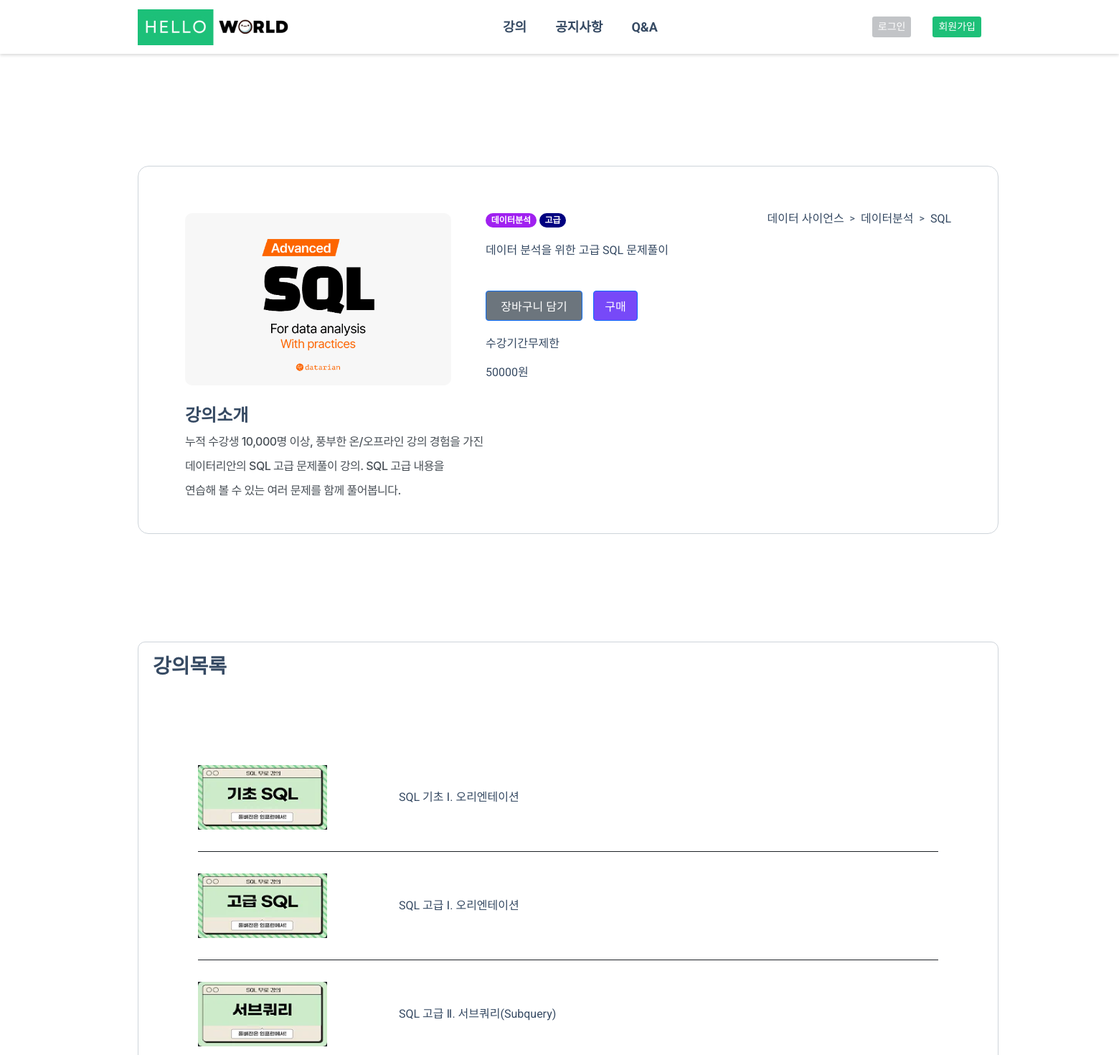
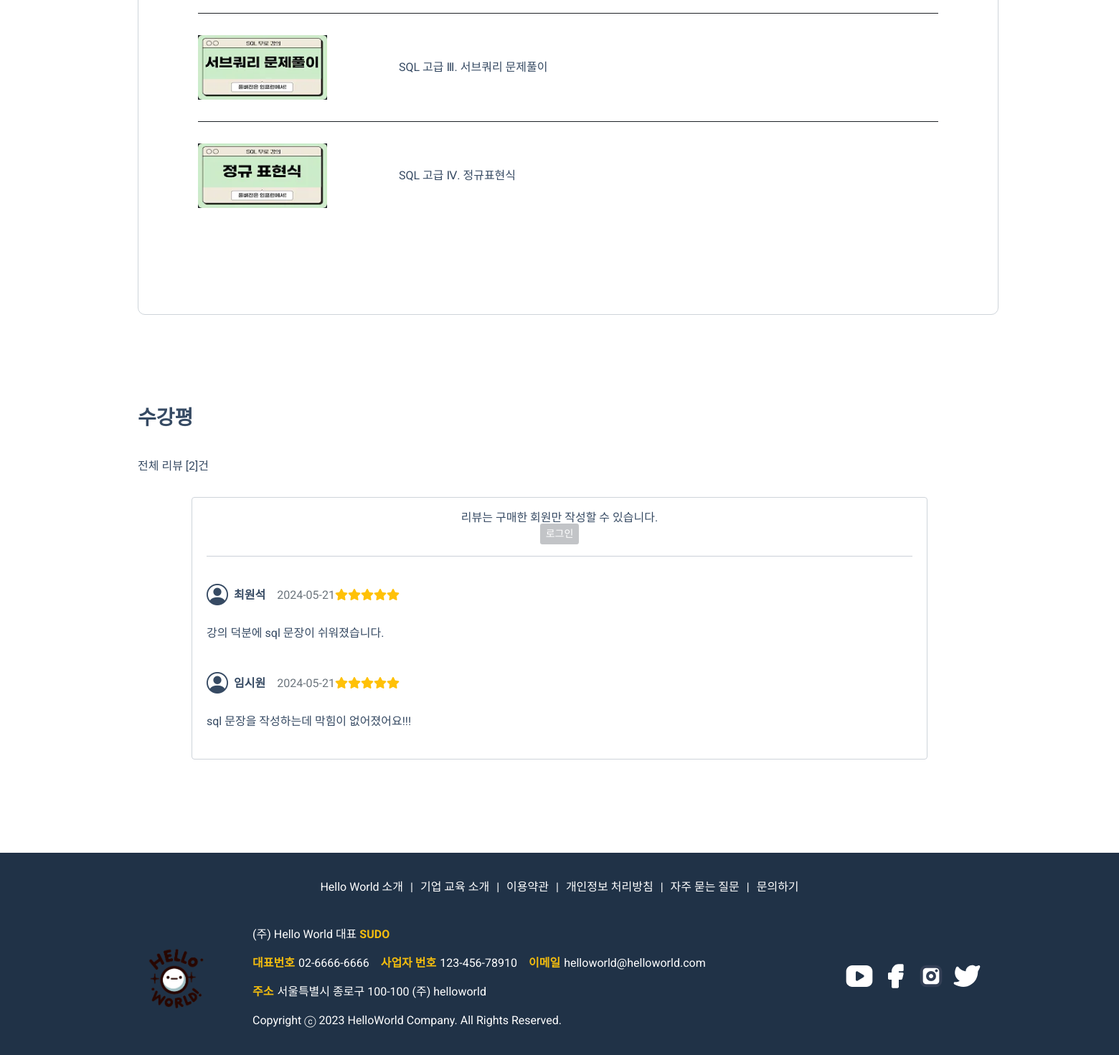
Page /user/class/course_view.php?cid=6 on the committed database (2 pictures, top to bottom).
### tables this page shows
CREATE TABLE `courses` (
  `cid` int(11) NOT NULL,
  `cate` varchar(100) NOT NULL,
  `name` varchar(100) NOT NULL,
  `price_status` varchar(11) NOT NULL,
  `price` int(11) NOT NULL,
  `level` varchar(11) NOT NULL,
  `due_status` varchar(4) DEFAULT NULL,
  `due` varchar(11) DEFAULT NULL,
  `act` varchar(11) NOT NULL,
  `content` text NOT NULL,
  `thumbnail` varchar(100) NOT NULL,
  `course_file` text DEFAULT NULL,
  `course_file_name` varchar(100) DEFAULT NULL,
  `regdate` datetime NOT NULL DEFAULT current_timestamp()
);

CREATE TABLE `lecture` (
  `cid` int(11) NOT NULL,
  `l_idx` int(11) NOT NULL,
  `youtube_thumb` varchar(100) NOT NULL,
  `youtube_name` varchar(100) NOT NULL,
  `youtube_url` text NOT NULL
);

CREATE TABLE `review` (
  `idx` int(11) NOT NULL,
  `cid` int(11) NOT NULL,
  `name` varchar(30) NOT NULL,
  `content` varchar(1200) NOT NULL,
  `hit` varchar(1000) NOT NULL,
  `view` varchar(1000) NOT NULL,
  `date` datetime(6) NOT NULL,
  `rating` int(11) NOT NULL,
  `user_id` varchar(255) NOT NULL
);

### user/class/course_view.php (the view, shortened to what this page needs)
<?php
$cssRoute1 = '<link rel="stylesheet" href="/helloworld/user/css/common.css"/>';
$cssRoute2 = '<link rel="stylesheet" href="/helloworld/user/css/class/class_common.css"/>';
include_once $_SERVER['DOCUMENT_ROOT'] . '/helloworld/inc/user_header.php';
$cid = $_GET['cid'];
$sql = "SELECT * FROM courses where cid={$cid}";
$result = $mysqli->query($sql);
$rs = $result->fetch_object();
$imgsql = "SELECT * FROM lecture WHERE cid={$cid}";
$result = $mysqli->query($imgsql);
while ($is = $result->fetch_object()) {
    $addImgs[] = $is;
}
$orederedUser = false;
?>
<link rel="stylesheet" href="/helloworld/user/css/class/class_view.css"/>
<main class="heigs">
    <div class="container">
        <div class="viewSetion_1 shadow_box content-box view1box">
            <div class="d-flex gap-5">
                <div class="section2box">
                    <img src="<?= $rs->thumbnail; ?>" alt="">
                </div>
                <div class="viewTitleWrap d-flex flex-column">
                    <div>
                        <div class="d-flex justify-content-between">
                            <div>
                                <span class="badge rounded-pill pulele_bg b-pd">
                                    <?php
                                    if (isset($rs->cate)) {
                                        $categoryText = $rs->cate;
                                        $parts = explode('/', $categoryText);
                                        $lastPart = $parts[1];
                                        echo $lastPart;
                                    }
                                    ?>
                                </span>
                                <span class="badge rounded-pill b-pd
                                    <?php
                                    $levelBadge = $rs->level;
                                    if ($levelBadge === '초급') {
                                        echo 'green_bg';
                                    } else if ($levelBadge === '중급') {
                                        echo 'orange_bg';
                                    } else {
                                        echo 'blue_bg';
                                    }
                                    ?>
                                ">
                                    <?= $rs->level; ?>
                                </span>
                            </div>
                            <div class="viewCate d-flex gap-2">
                                <p><?= $parts[0] ?></p>
                                <span>></span>
                                <p><?= $parts[1] ?></p>
                                <span>></span>
                                <p><?= $parts[2] ?></p>
                            </div>
                        </div>
                        <p class="content_tt mt-4"><?= $rs->name ?></p>
                        <?php
                        if (!$orederedUser){
                        ?>
                        <div class="cartboxtwo d-flex">
                            <div class="viewBtn mt-5">
                                <a href="/helloworld/user/cart/add_cart.php?cid=<?= $rs->cid ?>" class="viewCart btn btn-primary dark cartboxb">
                                    장바구니 담기
                                </a>
                            </div>
                            <div class="viewBtn mt-5">
                                <a href="/helloworld/user/cart/add_cart2.php?cid=<?= $rs->cid ?>" class="viewCart btn btn-primary cartboxbb">
                                    구매
                                </a>
                            </div>
                        </div>
                        <?php
                        }
                        ?>
                    </div>
                    <div class="viewPriceWrap">
                        <div>
                            <div class="mt-4">
                                <span>수강기간<?php if ($rs->due == '') {
                                        echo '무제한';
                                    } else {
                                        echo $rs->due;
                                    }; ?></span>
                            </div>
                            <?php
                            if (!$orederedUser){
                            if ($rs->price != 0) {
                                ?>
                                <div class="mt-4">
                                    <span class="main_stt number"><?= $rs->price ?></span><span>원</span>
                                </div>
                                <?php
                            } else {
                                ?>
                                <div class="mt-4">
                                    <span class="main_stt">무료</span>
                                </div>
                                <?php
                            }}
                            ?>
                        </div>
                    </div>
                </div>
            </div>
            <div class="pd_3">
                <h3 class="content_stt fw-bold mb-3 content_fonts">강의소개</h3>
                <p>
                    <?= $rs->content ?>
                </p>
            </div>
        </div>
        <div class="viewWrap_1 pd_6 content-box view2box">
            <div class="pd_2 d-flex justify-content-start">
                <h2 class="jua">강의목록</h2>
            </div>
            <ul class="viewSection2 shadow_box">
                <?php
                foreach ($addImgs as $ai) {
                    ?>
                    <li class="viewList d-flex justify-content-between align-items-center">
                        <div class="d-flex align-items-center">
                            <div class="viewImg">
                                <img src="<?= $ai->youtube_thumb ?>" alt=""/>
                            </div>
                            <div>
                                <span><?= $ai->youtube_name ?></span>
                            </div>
                        </div>
                    </li>
                    <?php
                }
                ?>
            </ul>
        </div>
        <div class="viewWrap_2 pd_6">
            <div class="pd_2">
                <h2 class="h2_r">수강평</h2>
            </div>
            <div class="review_num">
                <?php
                $reviewCountSql = "SELECT COUNT(*) AS review_count FROM review WHERE cid = ?";
                $stmt = $mysqli->prepare($reviewCountSql);
                $stmt->bind_param("i", $cid);
                $stmt->execute();
                $countResult = $stmt->get_result();
                $reviewCount = $countResult->fetch_assoc()['review_count'];
                ?>
                <p>전체 리뷰 [<?= $reviewCount; ?>]건</p>
            </div>
            <div class="content-box content_review">
                        <?php
                        $user_id = isset($_SESSION['UID']) ? $_SESSION['UID'] : null;
                        $purchaseSql = "SELECT * FROM ordered_courses WHERE member_id = (SELECT mid FROM members WHERE userid = ?) AND course_id = ?";
                        $stmt = $mysqli->prepare($purchaseSql);
                        $stmt->bind_param("si", $user_id, $cid);
                        $stmt->execute();
                        $purchaseResult = $stmt->get_result();
                        $isPurchased = $purchaseResult->num_rows > 0;
                        if ($isPurchased) :
                        ?>
                    <div class="comment-form">
                        <form action="review_save.php" method="POST">
                            <input type="hidden" name="cid" value="<?= $cid; ?>">
                            <input type="hidden" name="user_id" value="<?= $user_id; ?>">
                            <div class="mb-3">
                                <div class="d-flex align-items-center">
                                    <i class="bi bi-person-circle me-2 h4"></i>
                                    <h5 class="mb-0">작성자</h5>
                                    <span class="comment-date text-muted ms-2"><?= date('Y-m-d'); ?></span>
                                    <div class="star-rating ms-2">
                                        <select name="rating" id="rating" class="form-select"
                                                aria-label="Default select example">
                                            <option selected>별점 선택</option>
                                            <option value="5">⭐⭐⭐⭐⭐</option>
                                            <option value="4">⭐⭐⭐⭐</option>
                                            <option value="3">⭐⭐⭐</option>
                                            <option value="2">⭐⭐</option>
                                            <option value="1">⭐</option>
                                        </select>
                                        <div class="star-icons">
                                            <i class="far fa-star"></i>
                                            <i class="far fa-star"></i>
                                            <i class="far fa-star"></i>
                                            <i class="far fa-star"></i>
                                            <i class="far fa-star"></i>
                                        </div>
                                    </div>
                                </div>
                                <textarea class="form-control mt-2" name="content" rows="3"
                                          placeholder="강사와 수강생 모두에게 도움이 되는 좋은 리뷰를 남겨주세요 :)" required></textarea>
                            </div>
                            <div class="text-end">
                                <button type="submit" class="btn btn-primary">등록</button>
                            </div>
                        </form>
                    </div>
                    <?php else : ?>
                        <?php if (!isset($_SESSION['UID'])) : ?>
                            <div class="comment-form text-center">
                                <p>리뷰는 구매한 회원만 작성할 수 있습니다.</p>
                                <button type="button" class="btn btn-primary btn-sm login-btn" href="#" role="button" data-bs-toggle="modal" data-bs-target="#login_modal">로그인</button>
                            </div>
                        <?php else : ?>
                            <div class="comment-form text-center">
                                <p>리뷰는 구매한 회원만 작성할 수 있습니다.</p>
                            </div>
                        <?php endif; ?>
                    <?php endif; ?>
                <hr>
                <div class="comment-list">
                    <?php
                    $reviewSql = "SELECT * FROM review WHERE cid = ? ORDER BY date DESC";
                    $stmt = $mysqli->prepare($reviewSql);
                    $stmt->bind_param("i", $cid);
                    $stmt->execute();
                    $result = $stmt->get_result();
                    if ($result->num_rows > 0) {
                        while ($review = $result->fetch_assoc()) {
                            ?>
                            <div class="comment-item mb-4">
                                <div class="comment-header d-flex align-items-center justify-content-between">
                                    <div class="comment-meta d-flex align-items-center">
                                        <div class="comment-avatar me-2">
                                            <i class="bi bi-person-circle"></i>
                                        </div>
                                        <span class="comment-author fw-bold me-2"><?= htmlspecialchars($review['name']); ?></span>
                                        <span class="comment-date text-muted ms-2"><?= date('Y-m-d', strtotime($review['date'])); ?></span>
                                        <div class="star-rating">
                                            <?php
                                            $rating = $review['rating'];
                                            for ($i = 1; $i <= 5; $i++) {
                                                $starClass = ($i <= $rating) ? 'fas fa-star text-warning' : 'far fa-star';
                                                echo "<i class='$starClass'></i>";
                                            }
                                            ?>
                                        </div>
                                    </div>
                                </div>
                                <div class="comment-content mt-2">
                                    <p><?= htmlspecialchars($review['content']); ?></p>
                                </div>
                            </div>
                            <?php
                        }
                    } else {
                        echo "<p class='text-center'>등록된 수강평이 없습니다.</p>";
                    }
                    ?>
                    </div>
            </div>
        </div>
    </div>
</main>
<?php
include_once $_SERVER['DOCUMENT_ROOT'] . '/helloworld/inc/user_footer.php';
?>

### rows in the picture
courses: thumbnail (picture), cate "데이터분석", level "고급", cate "데이터 사이언스", cate "SQL", name "데이터 분석을 위한 고급 SQL 문제풀이", due "무제한", price "50000", content "누적 수강생 10,000명 이상, 풍부한 온/오프라인 강의 경험을 가진 데이터리안의 SQL 고급 문제풀이 강의. SQL 고급 내용을 연습해 볼 수 있는 여러 문제를 함께 풀어봅니다."
lecture: youtube_thumb (picture), youtube_name "SQL 기초 Ⅰ. 오리엔테이션"
lecture: youtube_thumb (picture), youtube_name "SQL 고급 Ⅰ. 오리엔테이션"
lecture: youtube_thumb (picture), youtube_name "SQL 고급 Ⅱ. 서브쿼리(Subquery)"
lecture: youtube_thumb (picture), youtube_name "SQL 고급 Ⅲ. 서브쿼리 문제풀이"
lecture: youtube_thumb (picture), youtube_name "SQL 고급 Ⅳ. 정규표현식"
review: name "최원석", date "2024-05-21", rating 5 (drawn), content "강의 덕분에 sql 문장이 쉬워졌습니다."
review: name "임시원", date "2024-05-21", rating 5 (drawn), content "sql 문장을 작성하는데 막힘이 없어졌어요!!!"

### other values in the picture
$reviewCount "2"
